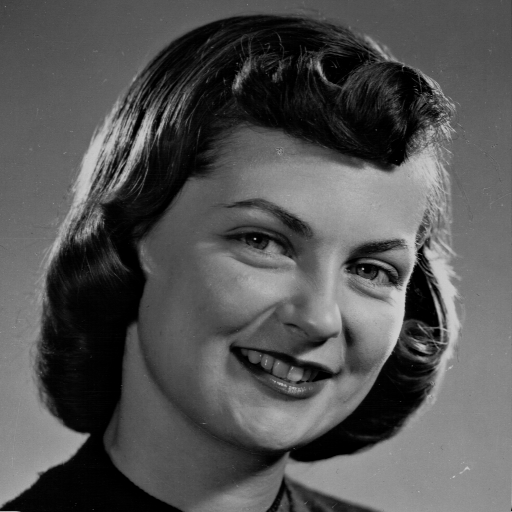
%> input picture projects/Other_Resources/girl512.bmp, 512 x 512 px
$ octave test.m   (GNU Octave 9; MATLAB toolbox functions it lacks are replaced by stand-ins)
%> lines starting %> are read from the running program, lines starting %| are printed output that depends on the picture
%%%%%%%%%%%%%%%%%% Program 5A %%%%%%%%%%%%%%%%
clc;
fig = imread('girl512.bmp'); %Read the image
%> fig is the input picture: size 512x512 uint8; min 0, max 207, mean 83.6
fig = double(fig);
%> fig: size 512x512 double

% Apply 2D-DFT to the input image
diff_fig = fft2(fig);

% Apply the Inverse Guassian filter
sigma_square = 34657;
[N1 N2]=size(fig);
%> N1 = 512; N2 = 512
g=zeros(N1/2,N2/2);
g_inv=zeros(N1/2,N2/2);
g_inv1=zeros(N1/2,N2/2);
g_inv2=zeros(N1/2,N2/2);
for k=1:N1/2
    for l=1:N2/2
        g(k,l)=exp((k^2+l^2)/(2*sigma_square));
        g_inv((N1/2)+1-k,(N2/2)+1-l)=g(k,l);
        g_inv1((N1/2)+1-k,l)=g(k,l);
        g_inv2(k,(N2/2)+1-l)=g(k,l);
    end
end
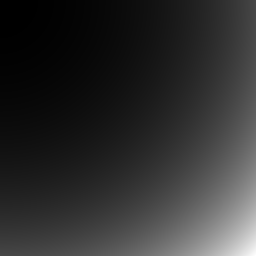
%> g: size 256x256 double; min 1, max 6.63, mean 2.05; drawn with min black and max white
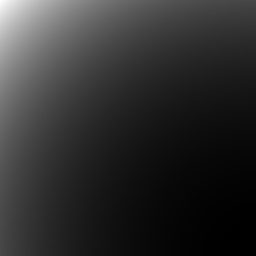
%> g_inv: size 256x256 double; min 1, max 6.63, mean 2.05; mean of the top-left, top-right, bottom-left and bottom-right quarters 3.16, 1.93, 1.93, 1.18; drawn with min black and max white
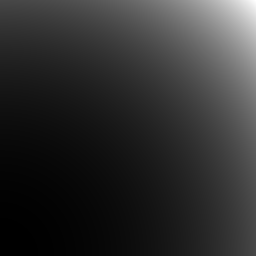
%> g_inv1: size 256x256 double; min 1, max 6.63, mean 2.05; mean of the top-left, top-right, bottom-left and bottom-right quarters 1.93, 3.16, 1.18, 1.93; drawn with min black and max white
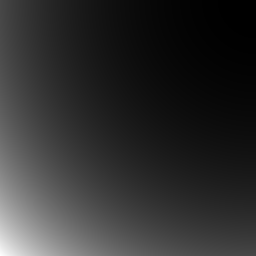
%> g_inv2: size 256x256 double; min 1, max 6.63, mean 2.05; mean of the top-left, top-right, bottom-left and bottom-right quarters 1.93, 1.18, 3.16, 1.93; drawn with min black and max white
g_filter=zeros(N1,N2);
g_filter((1:N1/2),(1:N2/2))=g;
g_filter((N1/2)+1:N1,(N2/2)+1:N2)=g_inv;
g_filter((N1/2)+1:N1,1:(N2/2))=g_inv1;
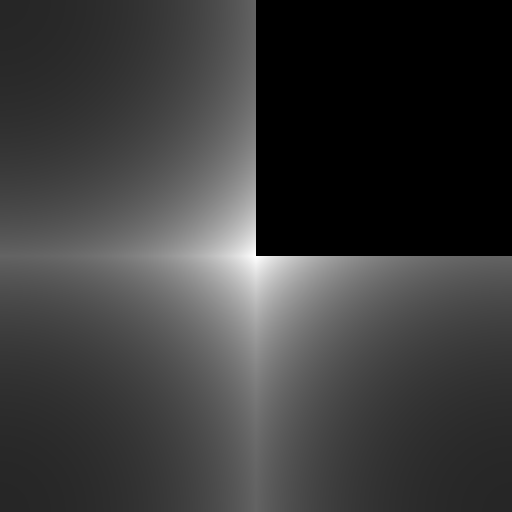
%> g_filter: size 512x512 double; min 0, max 6.63, mean 1.54; drawn with min black and max white
g_filter((1:(N1/2)),(N2/2)+1:N2)=g_inv2;
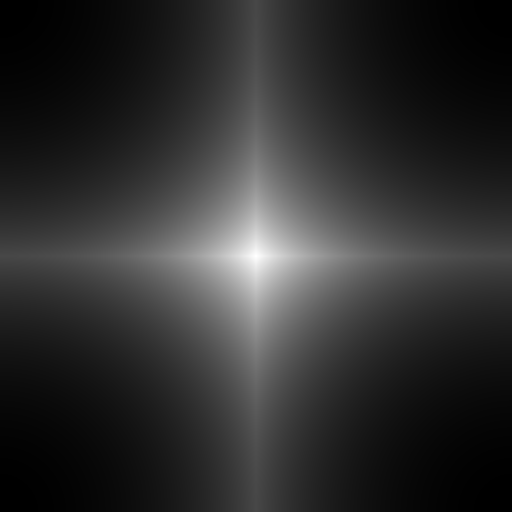
%> g_filter: size 512x512 double; min 1, max 6.63, mean 2.05; drawn with min black and max white
fil_diff_fig = (diff_fig).*g_filter;

% Apply 2D-IDFT to the filtered image
fil_fig = ifft2(fil_diff_fig);
subplot(1,2,1);
imshow(fig,[]);
title('Original image');
subplot(1,2,2);
imshow(uint8(fil_fig));
%> (this line was passed over: imshow is not available in this run)
title('Filtered image');
figure;

% Display IGF(3D)
surf(g_filter,'EdgeColor', 'none');
colormap(hsv);
shading interp;
alpha(0.7);
grid on;
axis tight;
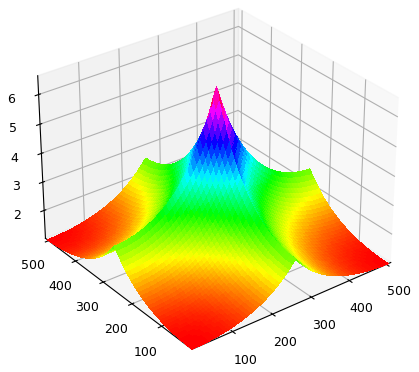
%> figure redrawn from the program's plot data

$ run again, with projects/Other_Resources/cameraman.bmp copied over projects/Other_Resources/girl512.bmp
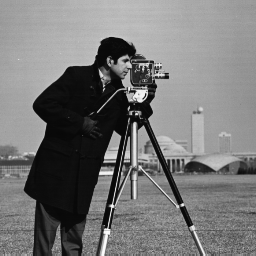
%> input picture projects/Other_Resources/cameraman.bmp, 256 x 256 px
%> fig is the input picture: size 256x256 uint8; min 7, max 253, mean 118.7
%> fig: size 256x256 double
%> after the loop `for k=1:N1/2`:
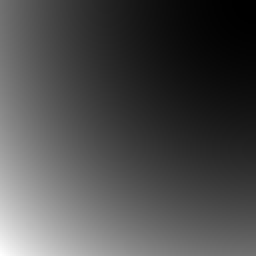
%> g_inv2: size 128x128 double (shown 2 times larger); min 1, max 1.6, mean 1.18; mean of the top-left, top-right, bottom-left and bottom-right quarters 1.17, 1.04, 1.32, 1.17; drawn with min black and max white
%> `axis tight;`:
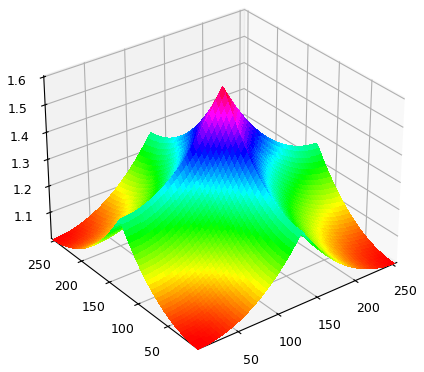
%> figure redrawn from the program's plot data
